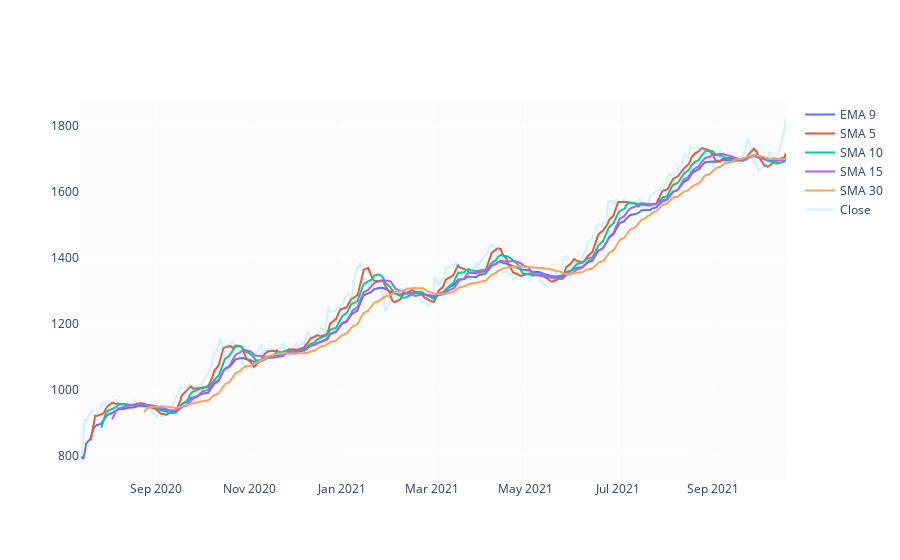

Notebook cell for this chart:
### Code cell
df['EMA_9'] = df['Close'].ewm(9).mean().shift()
df['SMA_5'] = df['Close'].rolling(5).mean().shift()
df['SMA_10'] = df['Close'].rolling(10).mean().shift()
df['SMA_15'] = df['Close'].rolling(15).mean().shift()
df['SMA_30'] = df['Close'].rolling(30).mean().shift()

fig = go.Figure()
fig.add_trace(go.Scatter(x=df.Date, y=df.EMA_9, name='EMA 9'))
fig.add_trace(go.Scatter(x=df.Date, y=df.SMA_5, name='SMA 5'))
fig.add_trace(go.Scatter(x=df.Date, y=df.SMA_10, name='SMA 10'))
fig.add_trace(go.Scatter(x=df.Date, y=df.SMA_15, name='SMA 15'))
fig.add_trace(go.Scatter(x=df.Date, y=df.SMA_30, name='SMA 30'))
fig.add_trace(go.Scatter(x=df.Date, y=df.Close, name='Close', opacity=0.2))
fig.show()

### Figure 1 — Plotly figure (JSON) as saved in the notebook; plotly's stock layout.template omitted (floating-point values rounded to 4 significant figures; data arrays with more than 128 entries replaced by an {"elided": "..."} marker saying what was removed)
{"data": [{"name": "EMA 9", "type": "scatter", "x": {"elided": "317 str values"}, "y": {"elided": "317 float values"}}, {"name": "SMA 5", "type": "scatter", "x": {"elided": "317 str values"}, "y": {"elided": "317 float values"}}, {"name": "SMA 10", "type": "scatter", "x": {"elided": "317 str values"}, "y": {"elided": "317 float values"}}, {"name": "SMA 15", "type": "scatter", "x": {"elided": "317 str values"}, "y": {"elided": "317 float values"}}, {"name": "SMA 30", "type": "scatter", "x": {"elided": "317 str values"}, "y": {"elided": "317 float values"}}, {"name": "Close", "opacity": 0.2, "type": "scatter", "x": {"elided": "317 str values"}, "y": {"elided": "317 float values"}}], "layout": {}}
